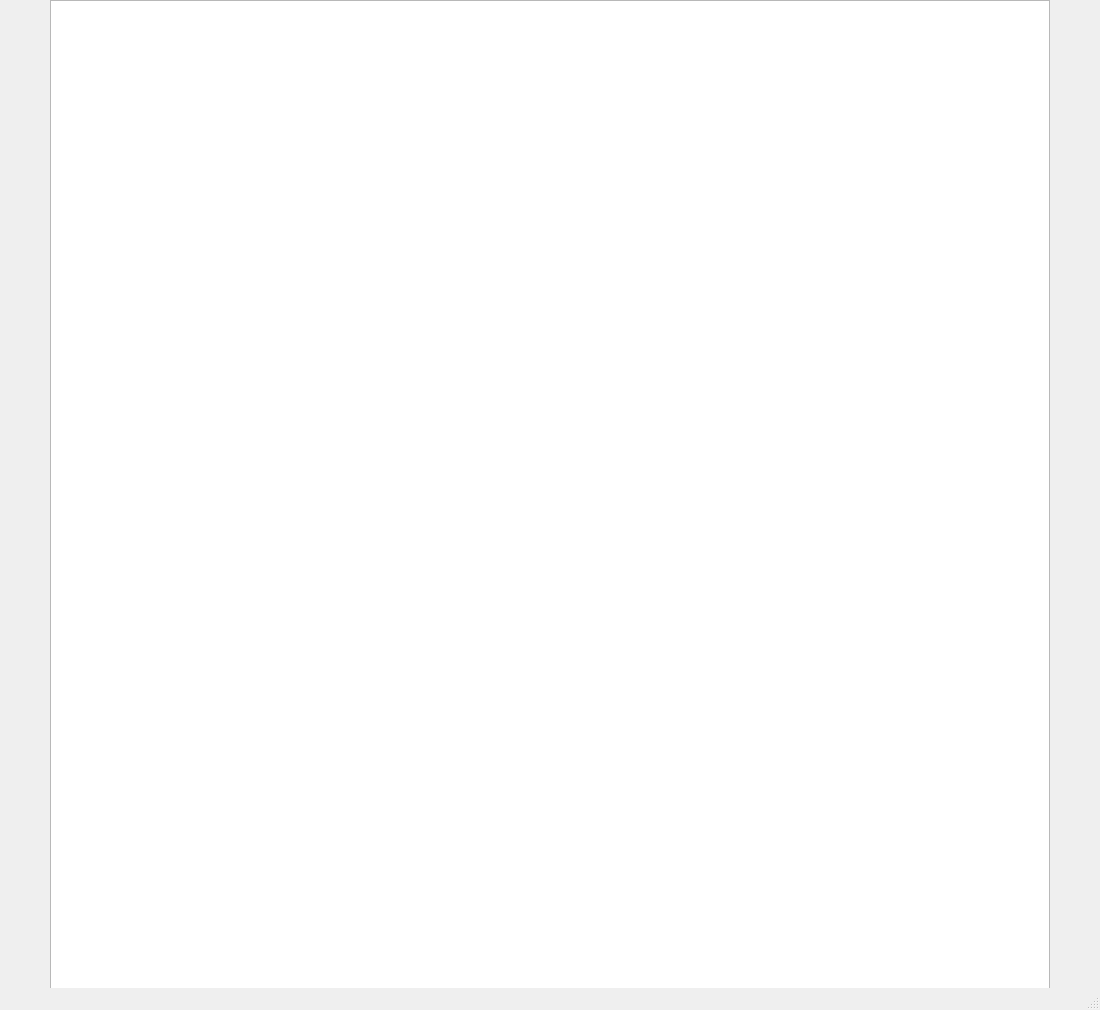
<?xml version="1.0" encoding="UTF-8"?>
<ui version="4.0">
 <class>MainWindow</class>
 <widget class="QMainWindow" name="MainWindow">
  <property name="geometry">
   <rect>
    <x>0</x>
    <y>0</y>
    <width>1100</width>
    <height>1010</height>
   </rect>
  </property>
  <property name="windowTitle">
   <string>MainWindow</string>
  </property>
  <widget class="QWidget" name="centralwidget">
   <widget class="QGraphicsView" name="graphicsView">
    <property name="geometry">
     <rect>
      <x>50</x>
      <y>0</y>
      <width>1000</width>
      <height>1000</height>
     </rect>
    </property>
   </widget>
  </widget>
  <widget class="QMenuBar" name="menubar">
   <property name="geometry">
    <rect>
     <x>0</x>
     <y>0</y>
     <width>1100</width>
     <height>21</height>
    </rect>
   </property>
  </widget>
  <widget class="QStatusBar" name="statusbar"/>
 </widget>
 <resources/>
 <connections/>
</ui>
